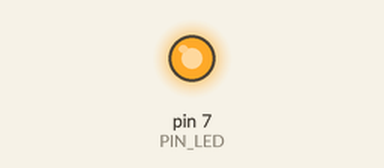
Bench run of a sketch on a simulated Arduino Uno, built with avr-gcc and run on an emulated ATmega328P. Shown: output pins drawn as LEDs (lit = HIGH).

Above: at 0.1 s.
Timing chart, 0 to 1.6 s (numbered marks = the images above):
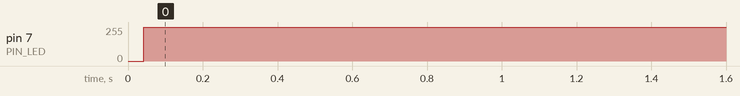

Measured:
- by itself, pin 7 (PIN_LED): 0/255 → 254/255 at 0.04 s

The sketch:

06C1.ino
```cpp
#define PIN_LED 7

#define ONE_SEC_AS_US 1000000.0

unsigned int period;
unsigned int sign = 1;
double duty;
double fade;

void set_period(unsigned int t_period) {
    period = t_period;
    fade = 100.0 / ((ONE_SEC_AS_US / (double)period) / 2.0);
}

void set_duty(double t_duty) {
    duty = t_duty;
}

unsigned int getNextDuty(unsigned int duty, double fade, unsigned int sign) {
    unsigned int ret = duty + fade * sign;

    if (ret < 0 || ret > 100) {
        sign = -sign;
        ret = duty + fade * sign;
    }

    return ret;
}

void pwmWrite(uint8_t pin) {
    unsigned int delay_us = period * duty / 100;

    digitalWrite(pin, LOW);
    delayMicroseconds(delay_us);
    digitalWrite(pin, HIGH);
    delayMicroseconds(period - delay_us);
}

void setup() {
    pinMode(PIN_LED, OUTPUT);
    set_period(1000);
}

void loop() {
    pwmWrite(PIN_LED);

    unsigned int newDuty = getNextDuty(duty, fade, sign);
    set_duty(newDuty);
}
```
